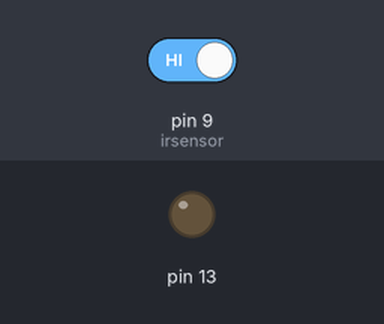
A sketch run on a simulated Arduino Uno, built with avr-gcc and run on an emulated ATmega328P. On the bench: output pins drawn as LEDs (lit = HIGH). Inputs (shaded band) come from the test bench; at power-on: pin 9 (irsensor) HIGH.

Above: at 1.2 s.
1.3 s: pin 9 (irsensor) driven LOW
At 2.5 s:
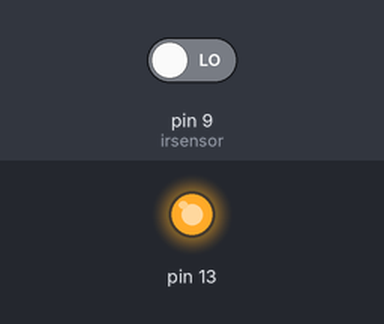
2.8 s: pin 9 (irsensor) driven HIGH
At 3.7 s:
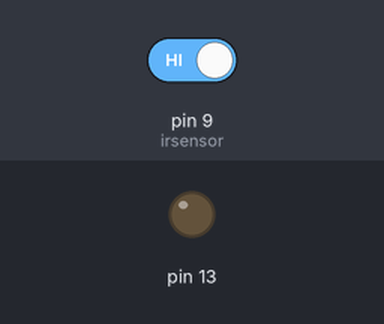
Timing chart, 0 to 5.8 s (numbered marks = the images above; inputs shaded):
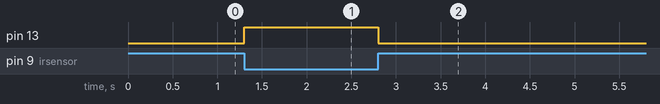

Measured:
- after the input at 1.3 s, pin 13: LOW → HIGH at once
- after the input at 2.8 s, pin 13: HIGH → LOW at once

The sketch:

IR_sensor.ino
```cpp
// C++ code
//
int irsensor = 9;
void setup()
{
pinMode(13,OUTPUT);
pinMode(irsensor,INPUT);
Serial.begin(9600);
}

void loop()
{
int state = digitalRead(irsensor);
  if(state ==0){
    digitalWrite(13,HIGH);
  }
  else{
    digitalWrite(13,LOW);
  }

}
```
